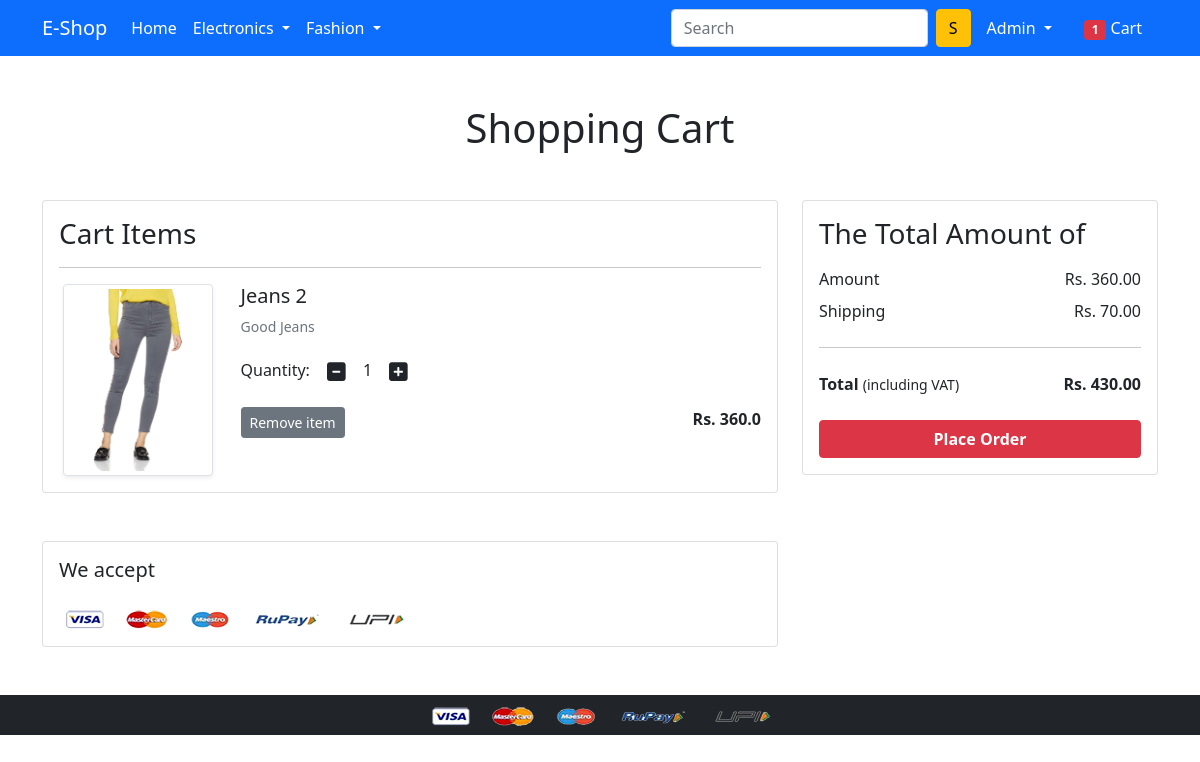
Before: /cart/ (signed in) with the older database file.
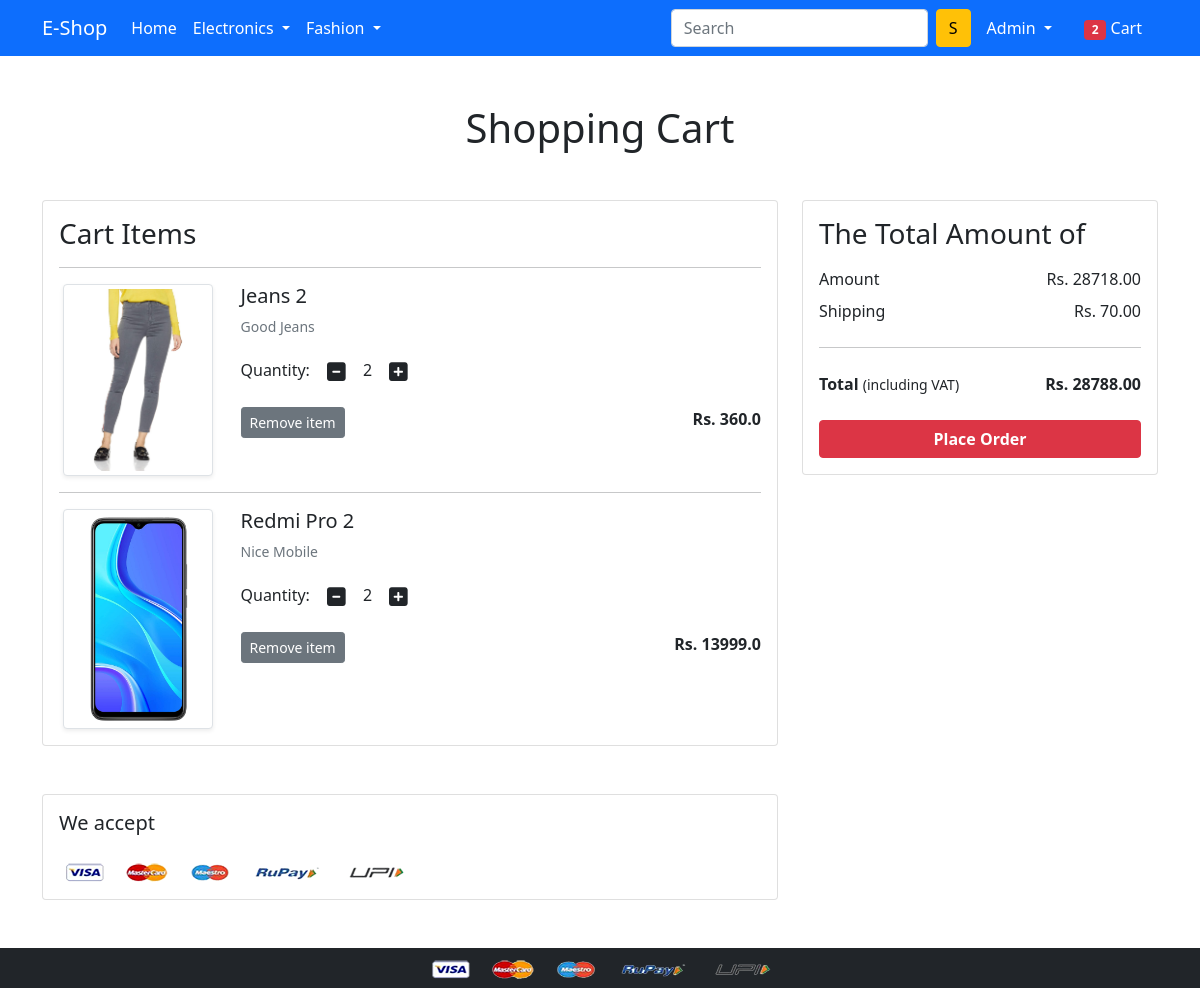
After: the same page with the newer database file.
### app/models.py (models this page shows, shortened)
class Cart(models.Model):
 user = models.ForeignKey(User, on_delete=models.CASCADE)
 product = models.ForeignKey(Product, on_delete=models.CASCADE)
 quantity = models.PositiveIntegerField(default=1)
 def __str__(self):
  return str(self.id)

class Product(models.Model):
 title = models.CharField(max_length=100)
 selling_price = models.FloatField()
 discounted_price = models.FloatField()
 description = models.TextField()
 brand = models.CharField(max_length=100)
 category = models.CharField( choices=CATEGORY_CHOICES, max_length=2)
 product_image = models.ImageField(upload_to='productimg')

### app/views.py (the view)
# urls.py: path('cart/', views.show_cart, name='showcart'),
@login_required
def show_cart(request):
	totalitem = 0
	if request.user.is_authenticated:
		totalitem = len(Cart.objects.filter(user=request.user))
		user = request.user
		cart = Cart.objects.filter(user=user)
		amount = 0.0
		shipping_amount = 70.0
		totalamount=0.0
		cart_product = [p for p in Cart.objects.all() if p.user == request.user]
		print(cart_product)
		if cart_product:
			for p in cart_product:
				tempamount = (p.quantity * p.product.discounted_price)
				amount += tempamount
			totalamount = amount+shipping_amount
			return render(request, 'app/addtocart.html', {'carts':cart, 'amount':amount, 'totalamount':totalamount, 'totalitem':totalitem})
		else:
			return render(request, 'app/emptycart.html', {'totalitem':totalitem})
	else:
		return render(request, 'app/emptycart.html', {'totalitem':totalitem})

### app/templates/app/addtocart.html (shortened to what this page needs)
{% extends 'app/base.html' %}
{% load static %}
{% block main-content %}
<div class="container my-5">
 <div class="row">
  <h1 class="text-center mb-5">Shopping Cart</h1>
  <div class="col-sm-8">
  <div class="card">
   <div class="card-body">
    <h3>Cart Items</h3>
    {% for cart in carts %}
    <hr>
    <div class="row">
     <div class="col-sm-3 text-center align-self-center"><img src="{{cart.product.product_image.url}}" alt="" srcset="" class="img-fluid img-thumbnail shadow-sm" height="150" width="150"> </div>
     <div class="col-sm-9">
      <div>
       <h5>{{cart.product.title}}</h5>
       <p class="mb-2 text-muted small">{{cart.product.description}}</p>
       <div class="my-3">
        <label for="quantity">Quantity:</label>
        <a class="minus-cart btn" pid="{{cart.product.id}}"><i class="fas fa-minus-square fa-lg"></i></a>
          <span id="quantity">{{cart.quantity}}</span>
        <a class="plus-cart btn" pid="{{cart.product.id}}"><i class="fas fa-plus-square fa-lg"></i></a>
       </div>
       <div class="d-flex justify-content-between">
        <a class="btn btn-sm btn-secondary mr-3 remove-cart" pid={{cart.product.id}}>Remove item </a>
        <p class="mb-0"><span><strong>Rs. {{cart.product.discounted_price}}</strong></span></p>
       </div>
      </div>
     </div>
    </div>
    {% endfor %}
   </div>
   </div>
  </div>
  <div class="col-sm-4">
   <div class="card">
    <div class="card-body">
      <h3>The Total Amount of</h3>
      <ul class="list-group">
       <li class="list-group-item d-flex justify-content-between align-items-center border-0 px-0 pb-0">Amount<span>Rs. <span id="amount">{{amount|floatformat:2}}</span> </span></li>
       <li class="list-group-item d-flex justify-content-between align-items-center border-0 px-0">Shipping<span>Rs. 70.00</span></li>
       <hr>
       <li class="list-group-item d-flex justify-content-between align-items-center border-0 px-0 mb-3">
        <div>
           <strong>Total</strong> <small>(including VAT)</small>
         </div>
         <span><strong>Rs. </strong><strong id="totalamount"> {{totalamount|floatformat:2}}</strong></span>
       </li>
      </ul>
      <div class="d-grid"><a href="{% url 'checkout' %}" class="btn btn-danger fw-bold">Place Order</a></div>
    </div>
   </div>
  </div>
 </div>
</div>
<div class="container">
 <div class="row">
  <div class="col-sm-8">
   <div class="card">
    <div class="card-body">
      <h5 class="mb-4">We accept</h5>
      <img src="{% static 'app/images/payment.png' %}" alt="" class="img-fluid">
    </div>
  </div>
  </div>
 </div>
</div>
{% endblock main-content %}

### app/templates/app/base.html (shortened to what this page needs)
<!doctype html>
{% load static %}
<html lang="en">
  <head>
    <link href="https://cdn.jsdelivr.net/npm/bootstrap@5.0.0-beta1/dist/css/bootstrap.min.css" rel="stylesheet">
    <link rel="stylesheet" href="{% static 'app/css/owl.carousel.min.css' %}">
    <link rel="stylesheet" href="{% static 'app/css/all.min.css' %}">
    <link rel="stylesheet" href="{% static 'app/css/style.css' %}">
  </head>
  <body>
    <nav class="navbar navbar-expand-lg navbar-dark bg-primary">
     <div class="container">
       <a class="navbar-brand" href="/">E-Shop</a>
       <div class="collapse navbar-collapse" id="navbarSupportedContent">
         <ul class="navbar-nav me-auto mb-2 mb-lg-0">
           <li class="nav-item">
             <a class="nav-link active" aria-current="page" href="/">Home</a>
           </li>
           <li class="nav-item dropdown">
             <a class="nav-link dropdown-toggle text-white" href="#" id="electronicsDropdown" role="button" data-bs-toggle="dropdown" aria-expanded="false">
               Electronics
             </a>
           </li>
           <li class="nav-item dropdown">
             <a class="nav-link dropdown-toggle text-white" href="#" id="fashionDropdown" role="button" data-bs-toggle="dropdown" aria-expanded="false">
               Fashion
             </a>
           </li>
         </ul>
         <form class="d-flex">
           <input class="form-control me-2" type="search" placeholder="Search" aria-label="Search">
           <button class="btn btn-warning" type="submit">S</button>
         </form>
         <div>
          <ul class="navbar-nav me-auto mb-2 mb-lg-0">
          {% if request.user.is_authenticated %}
           <li class="nav-item dropdown mx-2">
              <a class="nav-link dropdown-toggle text-white" href="#" id="profileDropdown" role="button" data-bs-toggle="dropdown" aria-expanded="false">
                {{request.user.username|capfirst}}
              </a>
            </li>
            <li class="nav-item mx-2">
              <a href="{% url 'showcart' %}" class="nav-link text-white"><span class="badge bg-danger">{{totalitem}}</span> Cart </a>
            </li>
            {% endif %}
          </ul>
         </div>
       </div>
     </div>
    </nav>
    {% block main-content %} {% endblock main-content %}
    <footer class="container-fluid bg-dark text-center p-2 mt-5">
        <img src="{% static 'app/images/payment.png' %}" alt="" srcset="" class="img-fluid" height="2px">
    </footer>
  </body>
</html>

Changed rows visible on the page:
changed Cart "Jeans 2": quantity "1" → "2"
added Cart: product.product_image (picture), product "Redmi Pro 2", product.description "Nice Mobile", quantity "2", product.discounted_price "13999.0"
Other visible differences:
{{ totalitem }}: "1" → "2"
{{ amount|floatformat:2 }}: "360.00" → "28718.00"
{{ totalamount|floatformat:2 }}: "430.00" → "28788.00"
